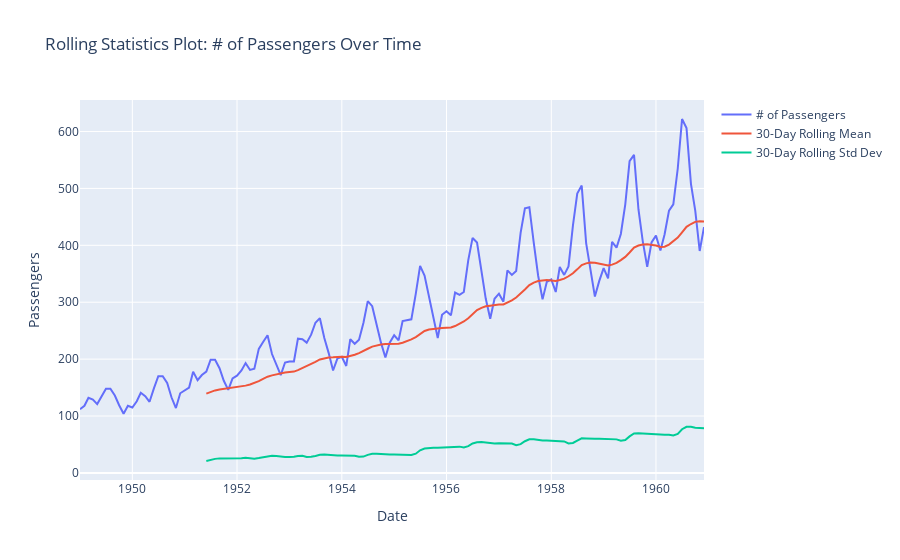

The notebook cell saved with this chart:
### Markdown cell above
#### Rolling Statistics
While the number of passengers has steadily increased over the years, the standard deviation staying relatively low shows us this growth isn't too far outside the paremeters of the y axis' mean over the years. This means this growth is consistent and not volatile.

### Code cell
def interactive_rolling_statistics_plot():
    rolling_mean = data['#Passengers'].rolling(window=30).mean()
    rolling_std = data['#Passengers'].rolling(window=30).std()

    fig = go.Figure()

    # stock Prices
    fig.add_trace(go.Scatter(x=data.index, y=data['#Passengers'], mode='lines', name='# of Passengers'))
    # rolling Mean
    fig.add_trace(go.Scatter(x=data.index, y=rolling_mean, mode='lines', name='30-Day Rolling Mean'))
    # rolling Standard Deviation
    fig.add_trace(go.Scatter(x=data.index, y=rolling_std, mode='lines', name='30-Day Rolling Std Dev'))

    fig.update_layout(title="Rolling Statistics Plot: # of Passengers Over Time",
                      xaxis_title="Date", yaxis_title="Passengers")
    fig.show()


# call the interactive functions
interactive_rolling_statistics_plot()

### Figure 1 — Plotly figure (JSON) as saved in the notebook; plotly's stock layout.template omitted (floating-point values rounded to 4 significant figures; data arrays with more than 128 entries replaced by an {"elided": "..."} marker saying what was removed)
{"data": [{"mode": "lines", "name": "# of Passengers", "type": "scatter", "x": {"elided": "144 str values"}, "y": {"elided": "144 int values"}}, {"mode": "lines", "name": "30-Day Rolling Mean", "type": "scatter", "x": {"elided": "144 str values"}, "y": {"elided": "144 float values"}}, {"mode": "lines", "name": "30-Day Rolling Std Dev", "type": "scatter", "x": {"elided": "144 str values"}, "y": {"elided": "144 float values"}}], "layout": {"title": {"text": "Rolling Statistics Plot: # of Passengers Over Time"}, "xaxis": {"title": {"text": "Date"}}, "yaxis": {"title": {"text": "Passengers"}}}}
